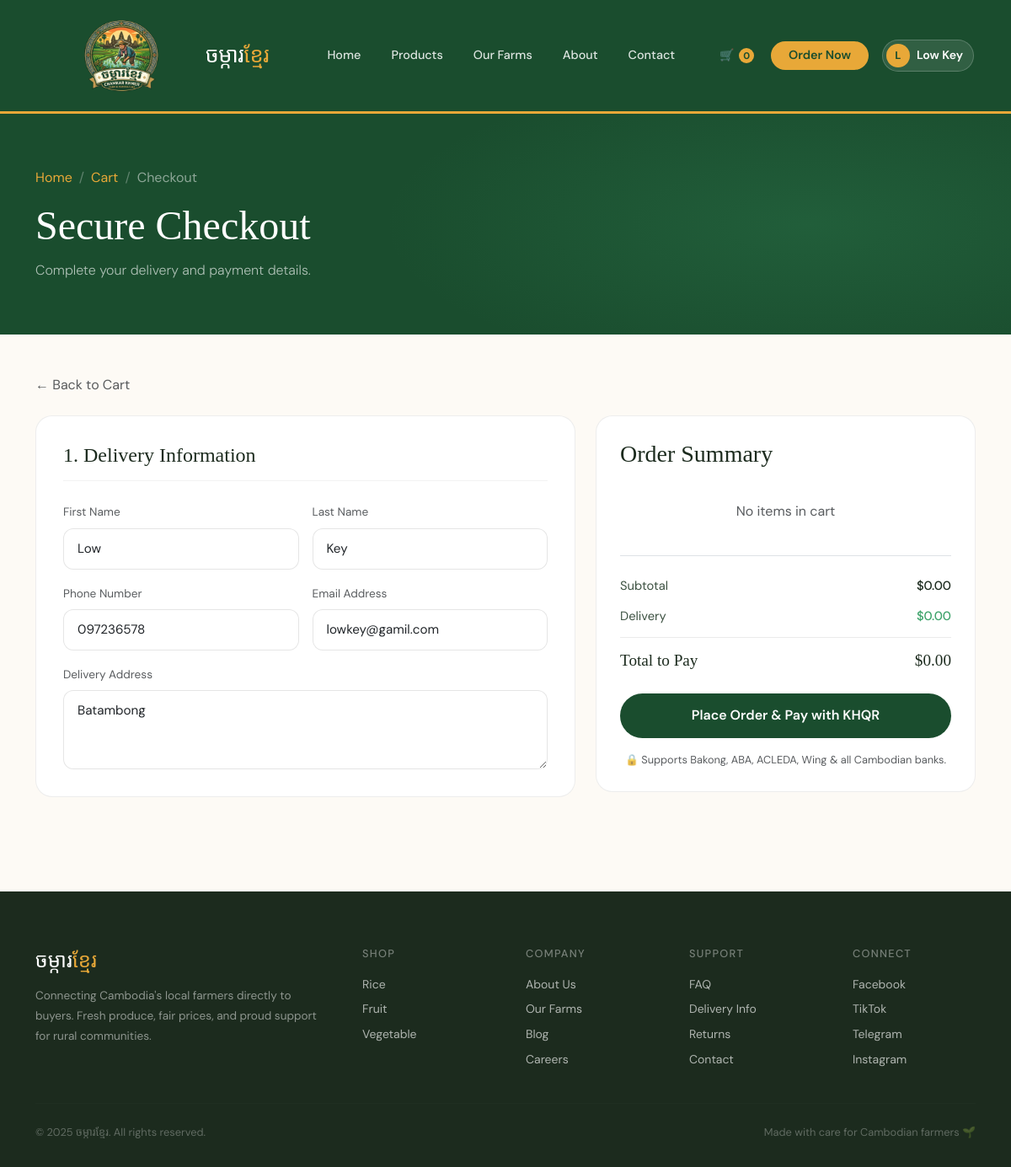
The page /checkout (signed in) on the database its author committed.
### models/user_customer.py (models this page shows)
class USER_CUSTOMER(db.Model):
    id = db.Column(db.Integer, primary_key=True)
    profile = db.Column(db.String(120), nullable=False)
    customer_name = db.Column(db.String(80), nullable=False)
    customer_email = db.Column(db.String(120), nullable=False, unique=True)
    phoneNumber = db.Column(db.String(120), nullable=False, unique=True)
    location = db.Column(db.String(120), nullable=False)
    role = db.Column(db.String(120), nullable=False)
    status = db.Column(db.String(120), nullable=False)
    password = db.Column(db.String(80), nullable=False)

### models/category.py (models this page shows, shortened)
class Category(db.Model):
    __tablename__ = 'category'
    id = db.Column(db.Integer, primary_key=True)
    name = db.Column(db.String(100), nullable=False, unique=True)
    description = db.Column(db.Text, nullable=True)
    image = db.Column(db.String(255), nullable=True)
    _product_count = db.Column('product_count', db.Integer, default=0, nullable=True)
    @property
    def product_count(self):
        try:
            from models.product import Product
            cat_name = (self.name or '').strip().lower()
            count = Product.query.filter(
                (Product.category_id == self.id) |
                (db.func.lower(Product.category) == cat_name) |
                (Product.category.ilike(f"%{cat_name}%"))
            ).count()
            return count
        except Exception:
            return self._product_count or 0

### front/checkout.py (the view, shortened to what this page needs)
@front_bp.get('/checkout')
def checkout():
    if not session.get('customer_id') or not session.get('is_customer_login'):
        return redirect(url_for('front_bp.login', next=url_for('front_bp.checkout'), msg='need_account'))
    customer = db.session.get(USER_CUSTOMER, session.get('customer_id'))
    cart_list = request.cookies.get('cart_list')
    cart_list = json.loads(cart_list) if cart_list else []
    clean_cart = []
    subtotal = sum(item['qty'] * item['price'] for item in clean_cart)
    delivery = 0.00 if (subtotal >= FREE_DELIVERY or subtotal == 0) else DELIVERY_FEE
    total = subtotal + delivery
    return render_template(
        'front/checkout.html',
        cart_list=clean_cart,
        subtotal=subtotal,
        total=total,
        delivery=delivery,
        module='checkout',
        customer=customer
    )

### app.py (called while the page is built)
@app.context_processor
def inject_defaults():
    try:
        cart_cookie = request.cookies.get('cart_list')
        cart_list = json.loads(cart_cookie) if cart_cookie else []
    except Exception:
        cart_list = []
    try:
        from models.category import Category
        categories = Category.query.order_by(Category.id.asc()).all()
    except Exception:
        categories = []
    try:
        from models.order import Order
        pending_order_count = Order.query.filter(
            db.func.lower(Order.status) == 'pending'
        ).count()
    except Exception:
        pending_order_count = 0
    return dict(cart_list=cart_list, categories=categories, pending_order_count=pending_order_count)

### front/cart.py (called while the page is built)
@front_bp.context_processor
def navbar():
    cart_list = request.cookies.get('cart_list')
    cart_list = json.loads(cart_list) if cart_list else []
    return dict(cart_list= cart_list)

### templates/front/checkout.html (shortened to what this page needs)
<!DOCTYPE html>
<html lang="en">
<head>
  <link href="https://cdn.jsdelivr.net/npm/bootstrap@5.3.3/dist/css/bootstrap.min.css" rel="stylesheet" />
  <link rel="stylesheet" href="https://cdn.jsdelivr.net/npm/bootstrap-icons@1.11.3/font/bootstrap-icons.css">
  <link href="/static/style/checkout.css" rel="stylesheet" />
</head>
<body style="background: var(--cream);">
  {% include '/front/share/navbar.html' %}
  <div class="page-hero">
    <div class="container position-relative">
      <nav aria-label="breadcrumb" class="mb-3">
        <ol class="breadcrumb mb-0" style="background:none;padding:0;">
          <li class="breadcrumb-item"><a href="{{ url_for('front_bp.homepage') }}">Home</a></li>
          <li class="breadcrumb-item"><a href="{{ url_for('front_bp.cart') }}">Cart</a></li>
          <li class="breadcrumb-item active">Checkout</li>
        </ol>
      </nav>
      <h1>Secure Checkout</h1>
      <p>Complete your delivery and payment details.</p>
    </div>
  </div>
  <section style="padding: 3rem 0 5rem;">
    <div class="container">
      <a href="{{ url_for('front_bp.cart') }}" class="text-decoration-none text-muted mb-4 d-inline-block">← Back to Cart</a>
      <form id="checkoutForm" method="post" action="{{ url_for('front_bp.checkout_post') }}">
        <div class="row g-4">
          <div class="col-lg-7">
            <div class="checkout-card">
              <h2 class="checkout-title">1. Delivery Information</h2>
              <div class="row g-3">
                <div class="col-md-6">
                  <label class="form-label text-muted" style="font-size: 0.85rem;">First Name</label>
                  <input type="text" id="firstNameInput" name="firstname" class="form-control" value="{{ (customer.customer_name.split(' ')[0]) if (customer and customer.customer_name) else '' }}" placeholder="e.g. Piseth" required>
                </div>
                <div class="col-md-6">
                  <label class="form-label text-muted" style="font-size: 0.85rem;">Last Name</label>
                  <input type="text" id="lastNameInput" name="lastname" class="form-control" value="{{ (customer.customer_name.split(' ')[1:]|join(' ')) if (customer and customer.customer_name and ' ' in customer.customer_name) else '' }}" placeholder="e.g. Vong" required>
                </div>
                <div class="col-md-6">
                  <label class="form-label text-muted" style="font-size: 0.85rem;">Phone Number</label>
                  <input type="tel" id="phoneInput" name="phone" class="form-control" value="{{ customer.phoneNumber if (customer and customer.phoneNumber) else '' }}" placeholder="012 345 678" required>
                </div>
                <div class="col-md-6">
                  <label class="form-label text-muted" style="font-size: 0.85rem;">Email Address</label>
                  <input type="email" id="emailInput" name="email" class="form-control" value="{{ customer.customer_email if (customer and customer.customer_email) else '' }}" placeholder="example@mail.com">
                </div>
                <div class="col-12">
                  <label class="form-label text-muted" style="font-size: 0.85rem;">Delivery Address</label>
                  <textarea class="form-control" id="addressInput" name="address" rows="3" placeholder="Street, House Number, Commune/Sangkat, City" required>{{ customer.location if (customer and customer.location) else '' }}</textarea>
                </div>
              </div>
            </div>
          </div>
          <div class="col-lg-5">
            <div class="cart-summary-card">
              <h3 style="font-family: 'Playfair Display', serif; color: var(--text-dark); margin-bottom: 1.5rem;">Order Summary</h3>
              <div class="d-flex flex-column gap-3 mb-4 border-bottom pb-4" id="checkoutItems">
                {% for item in cart_list %}
                <div class="d-flex align-items-center gap-3">
                  <div class="position-relative flex-shrink-0">
                    <img src="{{ item.image }}" alt="{{ item.name }}"
                      style="width: 64px; height: 64px; object-fit: cover; border-radius: 12px; border: 1px solid #e8e0d4;" />
                  </div>
                  <div class="flex-grow-1">
                    <div style="font-weight: 600; font-size: 0.92rem; color: var(--text-dark);">{{ item.name }}</div>
                    <div style="font-size: 0.8rem; color: #8a7968;">{{ item.unit }} · Quantity: {{ item.qty }}</div>
                  </div>
                  <div style="font-weight: 700; color: var(--green-deep); white-space: nowrap;">
                    ${{ '%.2f'|format(item.price * item.qty) }}
                  </div>
                </div>
                {% else %}
                <div class="text-muted text-center py-3">No items in cart</div>
                {% endfor %}
              </div>
              <div class="summary-row">
                <span>Subtotal</span>
                <span id="checkoutSubtotal" style="font-weight: 500; color: var(--text-dark);">${{ '%.2f'|format(subtotal) }}</span>
              </div>
              <div class="summary-row">
                <span>Delivery</span>
                <span id="checkoutDelivery" style="color: var(--green-bright); font-weight: 500;">${{ '%.2f'|format(delivery) }}</span>
              </div>
              <div class="summary-row total mb-4">
                <span>Total to Pay</span>
                <span id="checkoutTotal">${{ '%.2f'|format(total) }}</span>
              </div>
              <button type="submit" id="btnPlaceOrder" class="btn-checkout" {{ 'disabled' if not cart_list }}>
                Place Order & Pay with KHQR
              </button>
              <div class="text-center text-muted mt-3" style="font-size: 0.8rem;">
                🔒 Supports Bakong, ABA, ACLEDA, Wing & all Cambodian banks.
              </div>
            </div>
          </div>
        </div>
      </form>
    </div>
  </section>
  {% include '/front/share/footer.html' %}
</body>
</html>

### templates/front/share/navbar.html (shortened to what this page needs)
<link rel="stylesheet" href="https://cdn.jsdelivr.net/npm/bootstrap-icons@1.11.3/font/bootstrap-icons.css">
<nav class="navbar navbar-expand-lg sticky-top">
  <div class="container">
    <a href="{{ url_for('front_bp.homepage') }}">
      <img style="width: 200px; height: 100px" src="/static/images/logo.png">
    </a>
    <a class="navbar-brand" href="{{ url_for('front_bp.homepage') }}">ចម្ការ<span>ខ្មែរ</span></a>
    <div class="collapse navbar-collapse" id="navMenu">
      <ul class="navbar-nav mx-auto gap-1">
        <li class="nav-item"><a class="nav-link {{ 'active' if module == 'homepage' }}"
            href="{{ url_for('front_bp.homepage') }}">Home</a></li>
        <li class="nav-item"><a class="nav-link {{ 'active' if module == 'product' }}"
            href="{{ url_for('front_bp.product') }}">Products</a></li>
        <li class="nav-item"><a class="nav-link {{ 'active' if module == 'our_farm' }}"
            href="{{ url_for('front_bp.our_farm_page') }}">Our Farms</a></li>
        <li class="nav-item"><a class="nav-link {{ 'active' if module == 'about' }}"
            href="{{ url_for('front_bp.about') }}">About</a></li>
        <li class="nav-item"><a class="nav-link {{ 'active' if module == 'contact' }}"
            href="{{ url_for('front_bp.contact') }}">Contact</a></li>
      </ul>
      <div class="d-flex gap-3 align-items-center mt-3 mt-lg-0">
        <a href="{{ url_for('front_bp.cart') }}" class="cart-badge">🛒
          <span class="cart-count">
            {{ cart_list | sum(attribute='qty') }}
          </span>
        </a>
        <a href="{{ url_for('front_bp.product') }}" class="nav-link btn-nav-cta ms-1">Order Now</a>
        <div class="dropdown">
          <a class="user-chip dropdown-toggle" href="#" role="button" data-bs-toggle="dropdown" aria-expanded="false">
            {% if session.get('is_customer_login') %}
              <div class="user-avatar">{{ session.get('customer_name', 'U')[0]|upper }}</div>
              <span class="d-none d-sm-inline fw-semibold">{{ session.get('customer_name', 'User') }}</span>
            {% else %}
              <div class="user-avatar">
                <i class="bi bi-person-fill" style="font-size: 0.95rem; line-height: 1;"></i>
              </div>
              <span class="d-none d-sm-inline fw-semibold">User</span>
            {% endif %}
          </a>
        </div>
      </div>
    </div>
  </div>
</nav>

### templates/front/share/footer.html
<footer style="padding:4rem 0 2rem;">
  <div class="container">
    <div class="row g-5">
      <div class="col-lg-4"><div class="footer-brand">ចម្ការ<span>ខ្មែរ</span></div><p class="footer-desc">Connecting Cambodia's local farmers directly to buyers. Fresh produce, fair prices, and proud support for rural communities.</p></div>
      <div class="col-6 col-lg-2">
          <div class="footer-heading">Shop</div>
          {% for cat in categories %}
          <a class="footer-link" href="{{ url_for('front_bp.product', category=cat.name) }}">{{ cat.name }}</a>
          {% endfor %}
      </div>
      <div class="col-6 col-lg-2">
          <div class="footer-heading">Company</div>
          <a class="footer-link" href="{{ url_for('front_bp.about') }}">About Us</a>
          <a class="footer-link" href="{{ url_for('front_bp.our_farm_page') }}">Our Farms</a>
          <a class="footer-link" href="#">Blog</a>
          <a class="footer-link" href="#">Careers</a>
      </div>
      <div class="col-6 col-lg-2"><div class="footer-heading">Support</div>
          <a class="footer-link" href="#">FAQ</a>
          <a class="footer-link" href="#">Delivery Info</a>
          <a class="footer-link" href="#">Returns</a>
          <a class="footer-link" href="{{ url_for('front_bp.contact') }}">Contact</a>
      </div>
      <div class="col-6 col-lg-2"><div class="footer-heading">Connect</div>
          <a class="footer-link" href="#">Facebook</a>
          <a class="footer-link" href="#">TikTok</a>
          <a class="footer-link" href="#">Telegram</a>
          <a class="footer-link" href="#">Instagram</a>
      </div>
    </div>
    <hr class="footer-divider">
    <div class="d-flex flex-column flex-md-row justify-content-between gap-2">
      <p class="footer-bottom mb-0">© 2025 ចម្ការខ្មែរ. All rights reserved.</p>
      <p class="footer-bottom mb-0">Made with care for Cambodian farmers 🌱</p>
    </div>
  </div>
</footer>

### rows shown on the page
USER_CUSTOMER: get "Low Key", firstname "Low", lastname "Key", phone "097236578", email "lowkey@gamil.com", address "Batambong"
Category: name "Rice"
Category: name "Fruit"
Category: name "Vegetable"

### other values the page prints
{{ cart_list | sum(attribute='qty') }} "0"
{{ session.get('customer_name', 'U')[0]|upper }} "L"
{{ '%.2f'|format(subtotal) }} "0.00"
{{ '%.2f'|format(delivery) }} "0.00"
{{ '%.2f'|format(total) }} "0.00"
